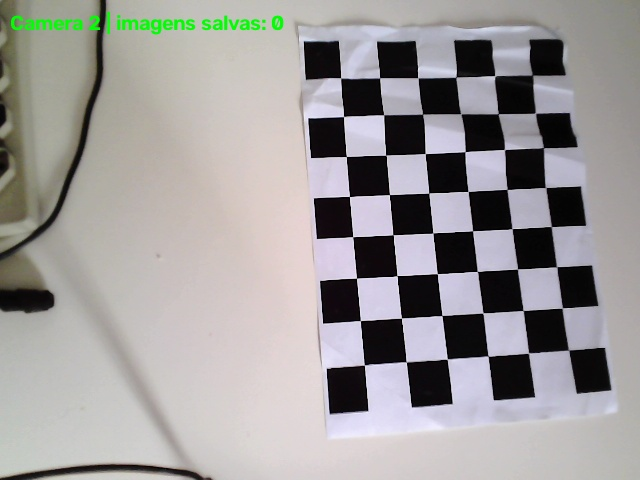
#> input picture Lab_4_Grupo_2/Capturas_2/cam2_frm0.jpg, 640 x 480 px; its folder holds only this picture in this run
$ python L4_cal_C.py
#> lines starting #> are read from the running program, lines starting #| are printed output that depends on the picture; after the words box and inside, x2 and y2 are one past the last pixel; in counts of white or black regions, pixels touching at a corner belong together
import cv2
import numpy as np
import glob
import re
from pathlib import Path


CHECKERBOARD = (6, 8)
PASTA_IMAGENS = Path("Capturas_2")
PASTA_CANTOS = Path("cam2_cantos_detectados")
PASTA_CANTOS.mkdir(exist_ok=True)

ARQUIVO_PARAMETROS = "cam2_parametros_calibracao.npz"
ARQUIVO_RESULTADOS = "cam2_resultados_calibracao.txt"


def ordem_numerica(caminho):
    """Ordena cam2_frm2 antes de cam2_frm10."""
    numeros = re.findall(r"\d+", Path(caminho).stem)
    return int(numeros[-1]) if numeros else -1


criteria = (
    cv2.TERM_CRITERIA_EPS + cv2.TERM_CRITERIA_MAX_ITER,
    30,
    0.001
)

objpoints = []
imgpoints = []
nomes_validos = []

objp = np.zeros(
    (CHECKERBOARD[0] * CHECKERBOARD[1], 3),
    np.float32
)

objp[:, :2] = np.mgrid[
    0:CHECKERBOARD[0],
    0:CHECKERBOARD[1]
].T.reshape(-1, 2)

images = sorted(
    glob.glob(str(PASTA_IMAGENS / "cam2_frm*.jpg")),
    key=ordem_numerica
)

if len(images) == 0:
    print("Nenhuma imagem da segunda câmera foi encontrada.")
    print(f"Verifique a pasta: {PASTA_IMAGENS.resolve()}")
    raise SystemExit

image_size = None

flags = (
    cv2.CALIB_CB_ADAPTIVE_THRESH
    + cv2.CALIB_CB_NORMALIZE_IMAGE
)

for fname in images:
    img = cv2.imread(fname)
#> img is the input picture: shape (480, 640, 3); mean B, G, R 153.6, 154.2, 156.9

    if img is None:
        print("Não foi possível abrir:", fname)
        continue

    gray = cv2.cvtColor(img, cv2.COLOR_BGR2GRAY)
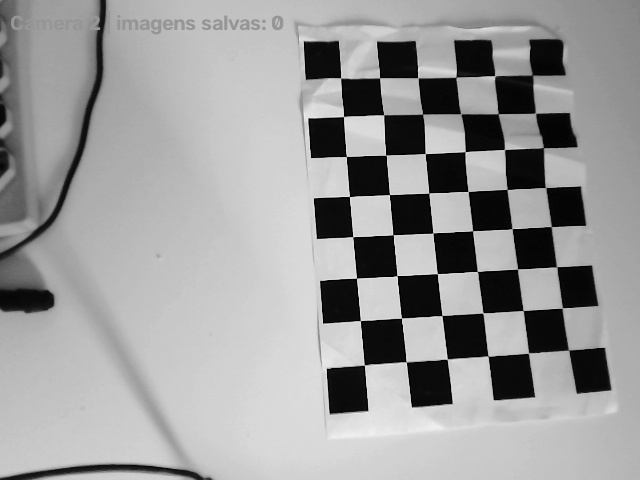
#> gray: shape (480, 640); min 0, max 239, mean 154.9

    if image_size is None:
        image_size = gray.shape[::-1]
#> image_size = (640, 480)
    elif image_size != gray.shape[::-1]:
        print(f"{fname} ignorada: resolução diferente.")
        continue

    ret, corners = cv2.findChessboardCorners(
        gray,
        CHECKERBOARD,
        flags
    )
#> ret = True; corners = 48 rows, first 8: [340.6, 77.85], [379.6, 77.84], [417.8, 77.74], [455.9, 77.1], [494.7, 75.79], [532.3, 75.04], [343.5, 116.6], [383.6, 114.8]

    if ret:
        corners2 = cv2.cornerSubPix(
            gray,
            corners,
            (11, 11),
            (-1, -1),
            criteria
        )
#> corners2 = 48 rows, first 8: [340.6, 77.84], [379.7, 77.67], [417.6, 77.74], [456.1, 77.12], [494.8, 75.66], [532.8, 75.38], [343.6, 116.4], [383.6, 114.7]

        objpoints.append(objp.copy())
        imgpoints.append(corners2)
        nomes_validos.append(fname)

        imagem_cantos = img.copy()
        cv2.drawChessboardCorners(
            imagem_cantos,
            CHECKERBOARD,
            corners2,
            ret
        )
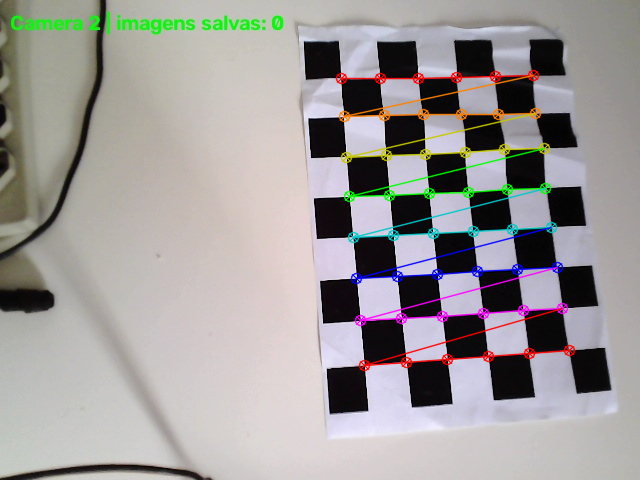
#> imagem_cantos: shape (480, 640, 3); 4.15% of pixels changed, all inside (x1, y1, x2, y2) = (335, 69, 576, 372)

        nome_saida = PASTA_CANTOS / f"cantos_{Path(fname).name}"
        cv2.imwrite(str(nome_saida), imagem_cantos)

        print(Path(fname).name, "- cantos encontrados")
    else:
        print(Path(fname).name, "- tabuleiro não detectado")

print()
print("Imagens analisadas:", len(images))
print("Imagens utilizadas:", len(nomes_validos))

if len(objpoints) < 10:
    print("Foram encontradas menos de 10 imagens válidas.")
    print("Capture novas imagens antes de calibrar.")
    raise SystemExit
#> (the program exits here)

$ run again, on Lab_4_Grupo_2/Capturas_2/cam2_frm12.jpg
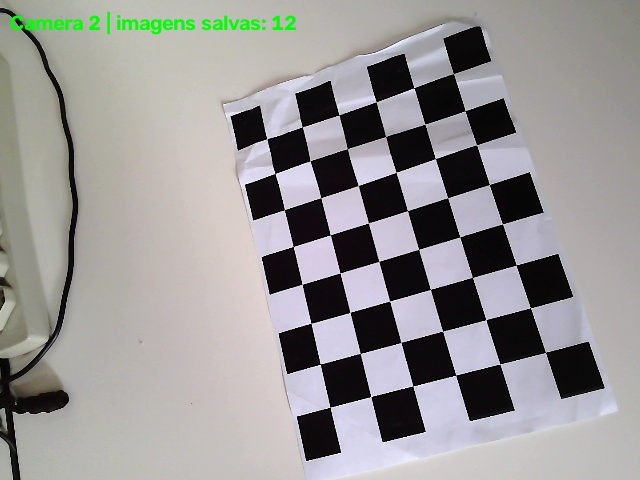
#> input picture Lab_4_Grupo_2/Capturas_2/cam2_frm12.jpg, 640 x 480 px
#> img is the input picture: shape (480, 640, 3); mean B, G, R 148.5, 149.1, 151.1
#> ret = True; corners = 48 rows, first 8: [266.7, 138.8], [302.1, 127], [339, 115.1], [376.2, 101.9], [413.9, 88], [453.3, 73.56], [275, 173.5], [310, 161]
#> corners2 = 48 rows, first 8: [266.8, 138.7], [302.2, 126.8], [339.1, 114.8], [376.2, 101.7], [413.8, 87.68], [453.4, 73.58], [274.9, 173.5], [309.9, 160.8]
#> `cv2.drawChessboardCorners( imagem_cantos, CHECKERBOARD, corners2, ret )`:
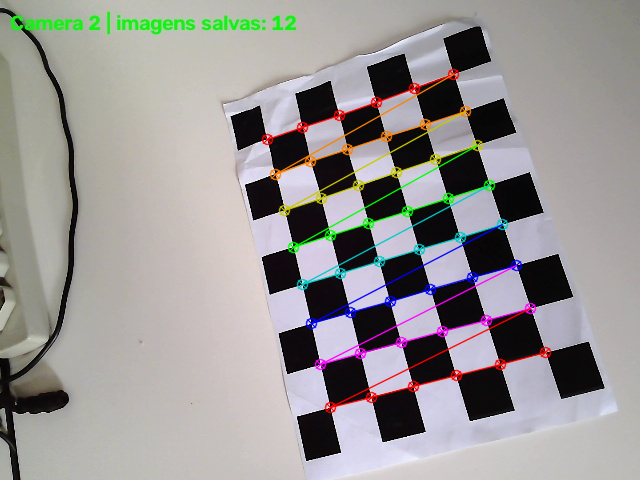
#> imagem_cantos: shape (480, 640, 3); 4.12% of pixels changed, all inside (x1, y1, x2, y2) = (261, 68, 552, 414)

$ run again, on Lab_4_Grupo_2/Capturas_2/cam2_frm13.jpg
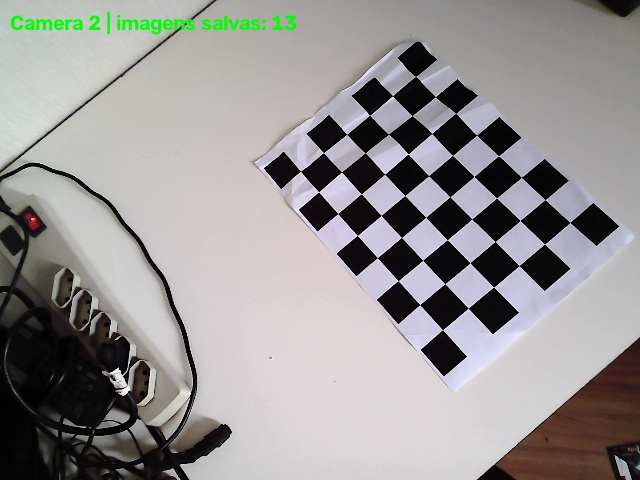
#> input picture Lab_4_Grupo_2/Capturas_2/cam2_frm13.jpg, 640 x 480 px
#> img is the input picture: shape (480, 640, 3); mean B, G, R 147.7, 148.5, 150.9
#> `gray = cv2.cvtColor(img, cv2.COLOR_BGR2GRAY)`:
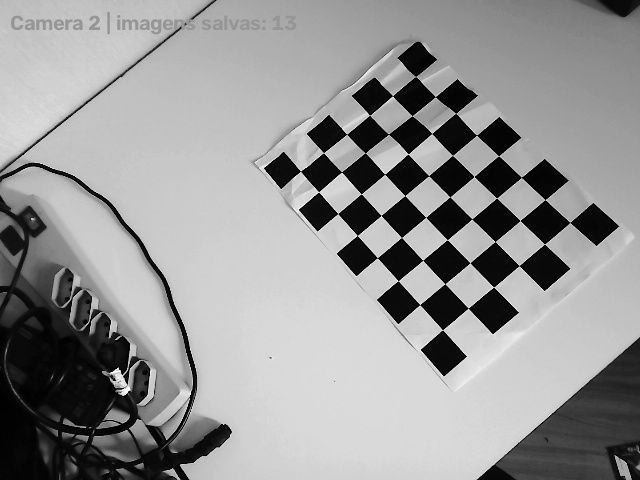
#> gray: shape (480, 640); min 0, max 255, mean 149.1
#> ret = True; corners = 48 rows, first 8: [300.5, 171.2], [323.5, 152.6], [346.6, 134.4], [369.3, 115.5], [392.6, 95.86], [415.5, 76.39], [318.5, 191.8], [341.6, 172.3]
#> corners2 = 48 rows, first 8: [300.5, 171.3], [323.5, 152.6], [346.6, 134.2], [369.7, 115.2], [392.5, 95.67], [415.5, 76.54], [318.6, 191.7], [341.5, 171.9]
#> `cv2.drawChessboardCorners( imagem_cantos, CHECKERBOARD, corners2, ret )`:
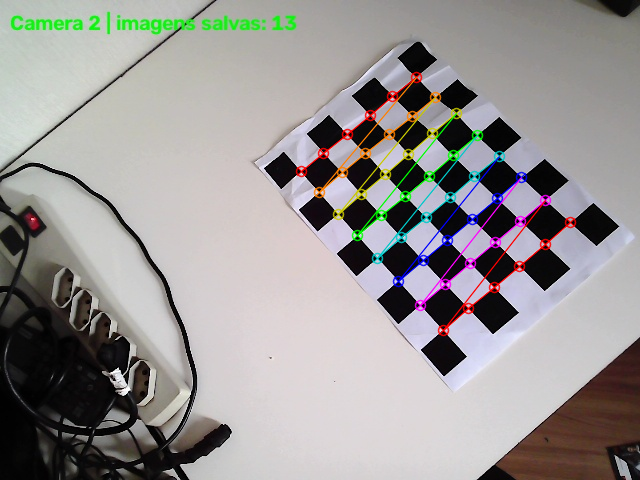
#> imagem_cantos: shape (480, 640, 3); 3.05% of pixels changed, all inside (x1, y1, x2, y2) = (295, 71, 577, 337)

$ run again, on Lab_4_Grupo_2/Capturas_2/cam2_frm14.jpg
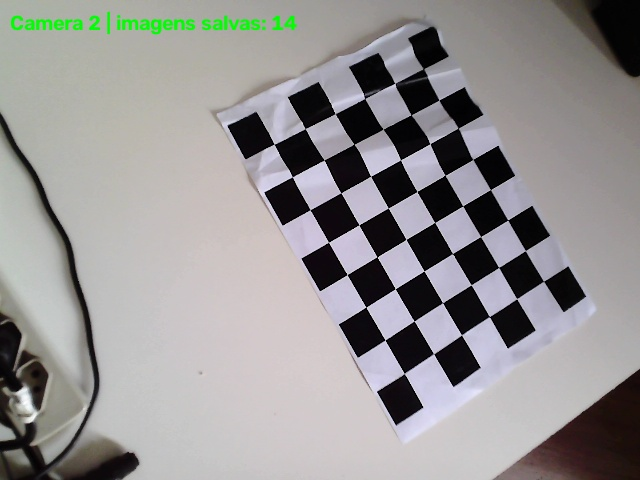
#> input picture Lab_4_Grupo_2/Capturas_2/cam2_frm14.jpg, 640 x 480 px
#> img is the input picture: shape (480, 640, 3); mean B, G, R 146.9, 147.1, 149.2
#> ret = True; corners = 48 rows, first 8: [274, 144.1], [305.3, 128.6], [335.2, 113.4], [364.3, 98.26], [394.6, 83.4], [423.3, 69.36], [292.4, 176.7], [324.1, 160.5]
#> corners2 = 48 rows, first 8: [274.2, 144.2], [305.3, 128.5], [335.1, 113.6], [365, 97.8], [394.7, 83.47], [423.8, 69.76], [292.4, 176.6], [323.9, 160.1]
#> `cv2.drawChessboardCorners( imagem_cantos, CHECKERBOARD, corners2, ret )`:
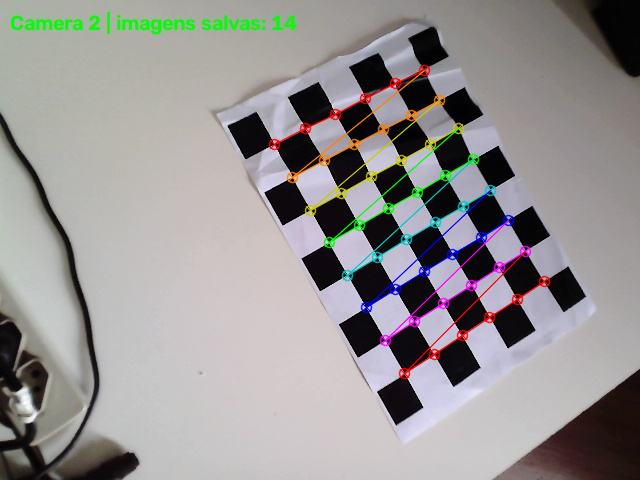
#> imagem_cantos: shape (480, 640, 3); 3.31% of pixels changed, all inside (x1, y1, x2, y2) = (268, 64, 551, 380)

$ run again, on Lab_4_Grupo_2/Capturas_2/cam2_frm1.jpg
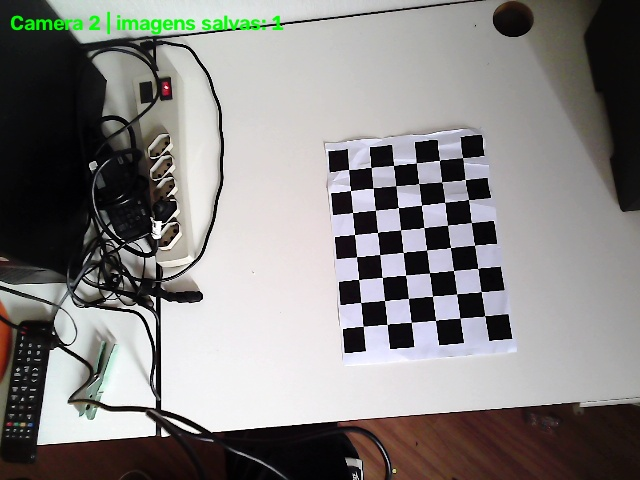
#> input picture Lab_4_Grupo_2/Capturas_2/cam2_frm1.jpg, 640 x 480 px
#> img is the input picture: shape (480, 640, 3); mean B, G, R 130.1, 131.5, 133.6
#> `gray = cv2.cvtColor(img, cv2.COLOR_BGR2GRAY)`:
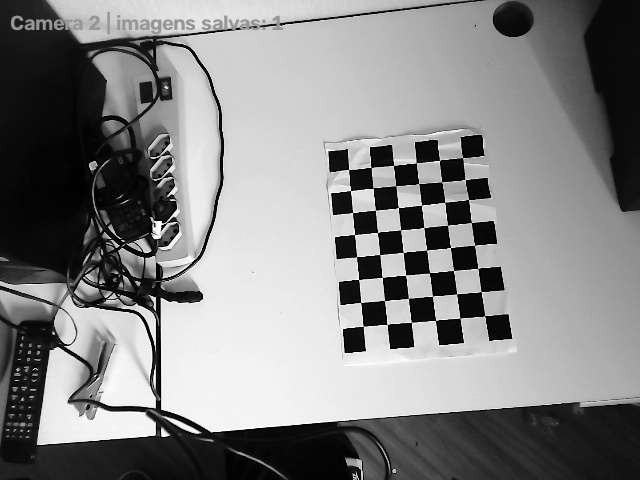
#> gray: shape (480, 640); min 0, max 255, mean 132
#> ret = True; corners = 48 rows, first 8: [348.6, 169.5], [371.2, 167.6], [393.5, 165.4], [416, 162.6], [439.4, 160.5], [462.6, 157.6], [350.5, 190.6], [372.9, 188.3]
#> corners2 = 48 rows, first 8: [348.7, 169.5], [370.8, 167.3], [393.6, 165.2], [416.2, 162.9], [439.5, 160], [462.6, 157.7], [350.4, 190.4], [372.9, 188.3]
#> `cv2.drawChessboardCorners( imagem_cantos, CHECKERBOARD, corners2, ret )`:
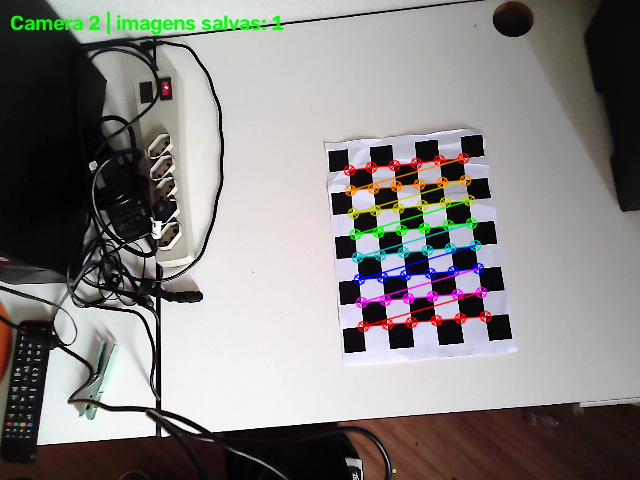
#> imagem_cantos: shape (480, 640, 3); 2.86% of pixels changed, all inside (x1, y1, x2, y2) = (343, 152, 492, 333)
